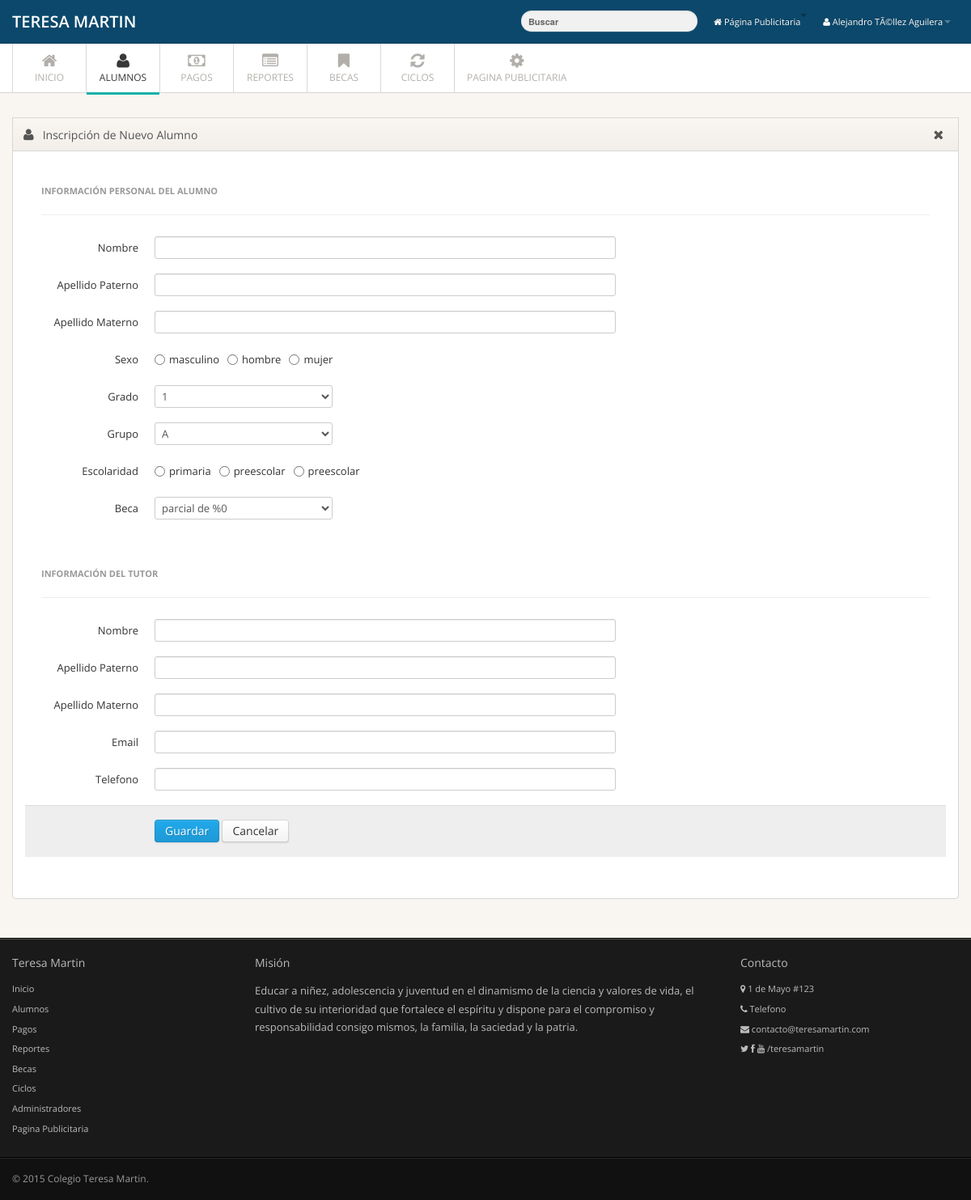
/admin/Alumno/frm_alumno.php (signed in), run on the app's committed database.
### tables this page shows
CREATE TABLE IF NOT EXISTS `sexo` (
`idsexo` int(11) NOT NULL,
  `sexo` varchar(45) NOT NULL
);

CREATE TABLE IF NOT EXISTS `escolaridad` (
`idescolaridad` int(11) NOT NULL,
  `escolaridad` varchar(20) NOT NULL
);

### admin/Alumno/frm_alumno.php (the view, shortened to what the rows shown need)
<?php
include_once '../Clases/Sexo.php';
$sexo = new Sexo();
$datos2 = $sexo->get_sexo();
include_once '../Clases/Escolaridad.php';
$escolaridad = new Escolaridad();
$datos5 = $escolaridad->get_escolaridad();
?>
<!DOCTYPE html>
<html lang="es">
   <head>
      <link type="text/css" rel="stylesheet" href="../../assets/css/bootstrap.min.css">
      <link type="text/css" rel="stylesheet" href="../../assets/css/bootstrap-responsive.min.css">
      <link type="text/css" rel="stylesheet" href="../../assets/css/font-awesome2.css">
      <link type="text/css" rel="stylesheet" href="../../assets/css/style.css">
      <link type="text/css" rel="stylesheet" href="../../assets/css/pages/dashboard.css">
      <link type="text/css" rel="stylesheet" href="../../assets/css/ketchup/jquery.ketchup.css">
      <link type="text/css" rel="stylesheet" href="../../assets/css/ketchup/jcomfirmaction.css">
      <link type="text/css" rel="stylesheet" href="../../assets/css/styleAAA.css">
   </head>
   <body>
      <div class="main">
         <div class="main-inner">
            <div class="container">
               <div class="row">
                  <div class="span12">
                     <div class="widget ">
                        <div class="widget-content">
                           <div class="content">
                              <div class="pane" id="formcontrols">
                                 <form id="edit-profile" class="form-horizontal valialum" method="<?php
   if(isset($ver)){
   echo "get";
}else{
   echo "post";
}?>" action="<?php
if(isset($ver)){
   echo "frm_alumno.php";
}else{
   echo "agregar_alumno.php";
}?>">
                                    <fieldset>
                                       <div id="big_stats" class="cf">
                                          <div class="control-group">
                                             <div class="controls">
                                                <?php
if(isset($matricula)){
   if(isset($ver)){
      echo "<p class='form-control-static'>";
      while ($row2 = $datos2->fetchObject()){
         if($row->idsexo==$row2->idsexo){
            echo $row2->sexo;
         }
      }
      echo "</p>";
   }else{
      while ($row2 = $datos2->fetchObject()){
         echo "<label class='radio inline sexo'><input type='radio' name='sexo' value='$row2->idsexo'";
         if($row->idsexo == $row2->idsexo){
            echo "checked='checked'";
         }
         echo">$row2->sexo</label>";
      }
   }
}else{
   while ($row2 = $datos2->fetchObject()){
      echo "<label class='radio inline sexo'><input type='radio' name='sexo' value='$row2->idsexo'>$row2->sexo</label>";
   }
}
                                                ?>
                                             </div>
                                          </div>
                                          <div class="control-group">
                                             <div class="controls">
                                                <?php
if(isset($matricula)){
   if(isset($ver)){
      echo "<p class='form-control-static'>";
      while ($row5 = $datos5->fetchObject()){
         if($row->idescolaridad==$row5->idescolaridad){
            echo $row5->escolaridad;
         }
      }
      echo "</p>";
   }else{
      while ($row5 = $datos5->fetchObject()){
         echo "<label class='radio inline sexo'><input type='radio' name='escolaridad' value='$row5->idescolaridad'";
         if($row->idescolaridad==$row5->idescolaridad){
            echo "checked='checked'";
         }
         echo ">$row5->escolaridad</label>";
      }
   }
}else{
   while ($row5 = $datos5->fetchObject()){
      echo "<label class='radio inline sexo'><input type='radio' name='escolaridad' value='$row5->idescolaridad'>$row5->escolaridad</label>";
   }
}?>
                                             </div>
                                          </div>
                                       </div>
                                       <br />
                                    </fieldset>
                                 </form>
                              </div>
                           </div>
                        </div>
                     </div>
                  </div>
               </div>
            </div>
         </div>
      </div>
   </body>
</html>

### data on the page
sexo: sexo "masculino"
sexo: sexo "hombre"
sexo: sexo "mujer"
escolaridad: escolaridad "primaria"
escolaridad: escolaridad "preescolar"
escolaridad: escolaridad "preescolar"

### other printed values
$_SESSION['nombre'] "Alejandro TÃ©llez Aguilera"
form field grado "1"
form field grupo "A"
form field beca "parcial de %0"
